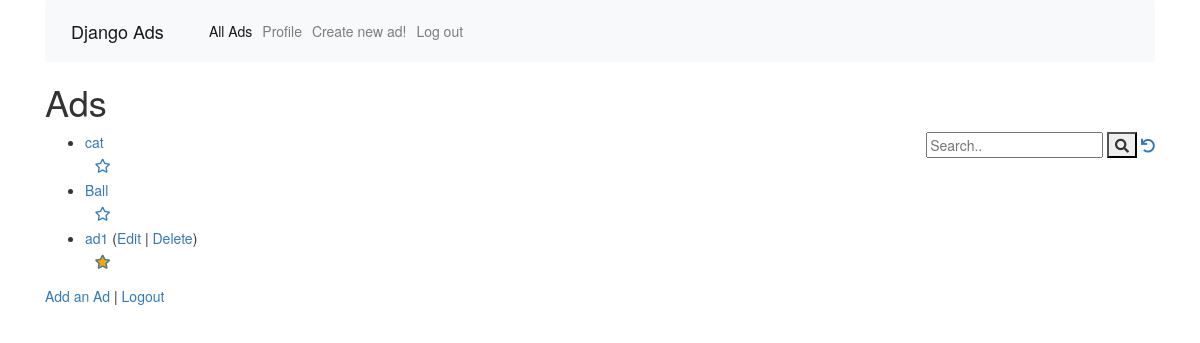
The page / (signed in) on the database its author committed.
### ads/models.py (models this page shows, shortened)
class Ad(models.Model) :
    title = models.CharField(
            max_length=200,
            validators=[MinLengthValidator(2, "Title must be greater than 2 characters")]
    )
    price = models.DecimalField(max_digits=7, decimal_places=2, null=True)
    text = models.TextField()
    owner = models.ForeignKey(settings.AUTH_USER_MODEL, on_delete=models.CASCADE)
    comments = models.ManyToManyField(settings.AUTH_USER_MODEL,
                                      through='Comment', related_name='comments_owned')
    created_at = models.DateTimeField(auto_now_add=True)
    updated_at = models.DateTimeField(auto_now=True)
    tags = TaggableManager()
    picture = models.BinaryField(null=True, editable=True, blank=True)
    content_type = models.CharField(max_length=256, null=True, help_text='The Type of the file', blank=True)
    favorites = models.ManyToManyField(settings.AUTH_USER_MODEL,
                                       through='Fav', related_name='favorite_ads')

### ads/views.py (the view)
# urls.py: path('', views.AdListView.as_view()),
class AdListView(OwnerListView):
    model = Ad
    template_name = "ads/ad_list.html"
    def get(self, request):
        strval = request.GET.get("search", False)
        if strval :
            query = Q(title__contains=strval)
            query.add(Q(text__contains=strval), Q.OR)
            objects = Ad.objects.filter(query).select_related().order_by('-updated_at')[:10]
        else :
            objects = Ad.objects.all().order_by('-updated_at')[:10]
        for obj in objects:
            obj.natural_updated = naturaltime(obj.updated_at)
        ad_list = objects
        favorites = list()
        if request.user.is_authenticated:
            rows = request.user.favorite_ads.values('id')
            favorites = [ row['id'] for row in rows ]
        ctx = {'ad_list' : ad_list, 'favorites': favorites}
        return render(request, self.template_name, ctx)

### home/context_processors.py (called while the page is built)
def settings(request):
    return {
        'settings': django_settings,
    }

### ads/templates/ads/ad_list.html (shortened to what this page needs)
{% extends "base_menu.html" %}
{% block content %}
<h1>Ads</h1>
<div style="float:right">
<form>
  <input type="text" placeholder="Search.." name="search"
  >
  <button type="submit"><i class="fa fa-search"></i></button>
<a href="{% url 'ads:all' %}"><i class="fa fa-undo"></i></a>
</form>
</div>
<p>
{% if ad_list %}
<ul>
  {% for ad in ad_list %}
    <li>
        <a href="{% url 'ads:ad_detail'  ad.id %}">{{ ad.title }}</a>
        {% if ad.owner == user %}
        (<a href="{% url 'ads:ad_update' ad.id %}">Edit</a> |
        <a href="{% url 'ads:ad_delete' ad.id %}">Delete</a>)
        {% endif %}
    </li>
    {% if user.is_authenticated %}
        <a href="#" onclick=
            "favPost('{% url 'ads:ad_unfavorite' ad.id %}', {{ ad.id }});return false;"
            id="favorite_star_{{ad.id}}">
        <span class="fa-stack" style="vertical-align: middle;">
        <i class="fa fa-star fa-stack-1x" style="color: orange;"></i>
        <i class="fa fa-star-o fa-stack-1x"></i>
        </span>
        </a>
        <a href="#" onclick=
             "favPost('{% url 'ads:ad_favorite' ad.id %}', {{ ad.id }} );return false;"
            id="unfavorite_star_{{ad.id}}">
        <span class="fa-stack" style="vertical-align: middle;">
        <i class="fa fa-star-o fa-stack-1x"></i>
        </span>
        </a>
        {% endif %}
  {% endfor %}
</ul>
{% else %}
  <p>There are no ads in the database.</p>
{% endif %}
</p>
<p>
<a href="{% url 'ads:ad_create' %}">Add an Ad</a> |
{% if user.is_authenticated %}
<a href="{% url 'users:logout' %}?next={% url 'ads:all' %}">Logout</a>
{% else %}
<a href="{% url 'users:signup' %}?next={% url 'ads:all' %}">Sign up</a> |
    <a href="{% url 'users:login' %}?next={% url 'ads:all' %}">Log in</a>
{% endif %}
</p>
{% endblock %}

### rows shown on the page
Ad: title "cat"
Ad: title "Ball"
Ad: title "ad1", shows "Edit"
